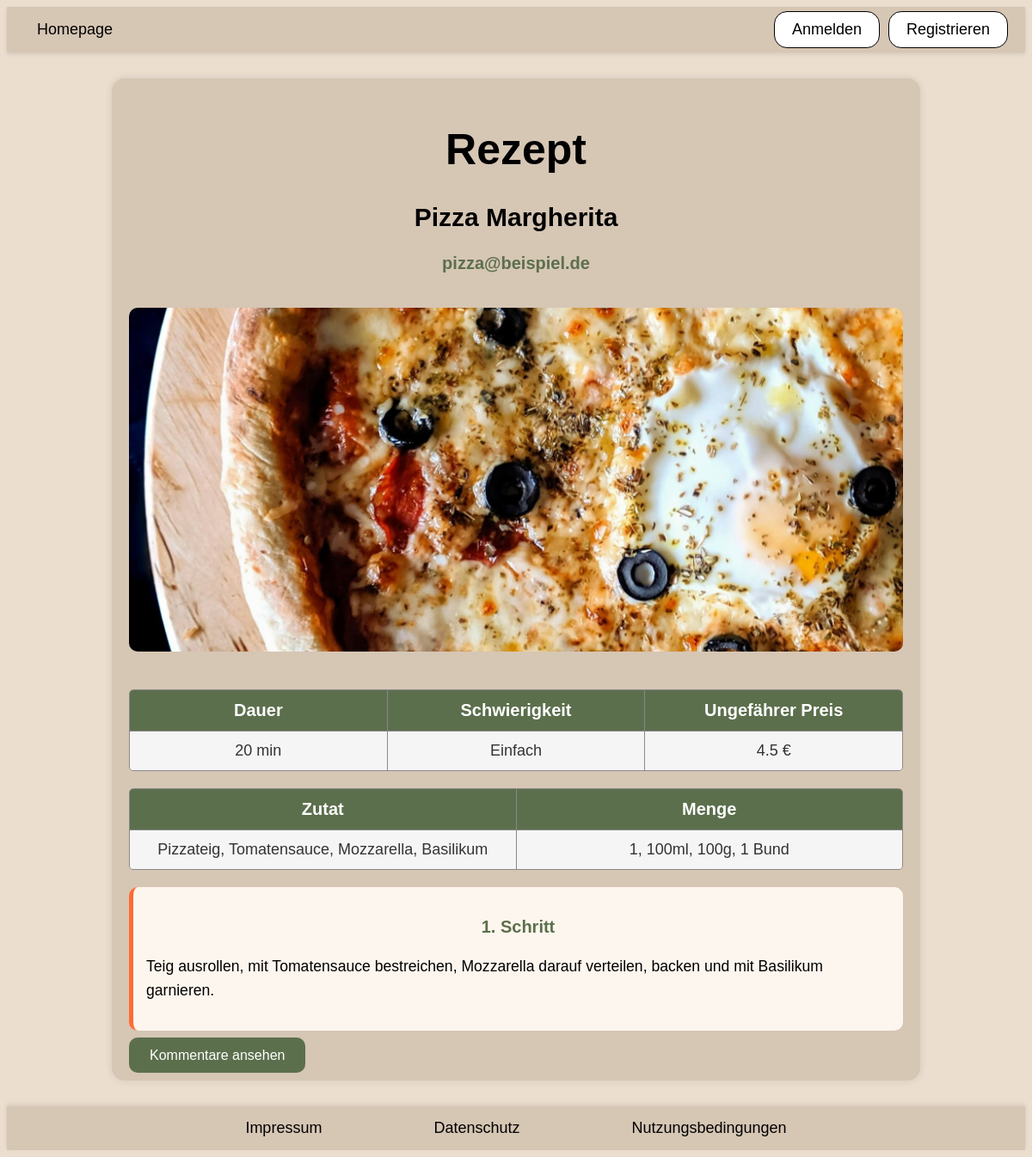
The page /rezept.php?id=1 on the database as committed earlier.
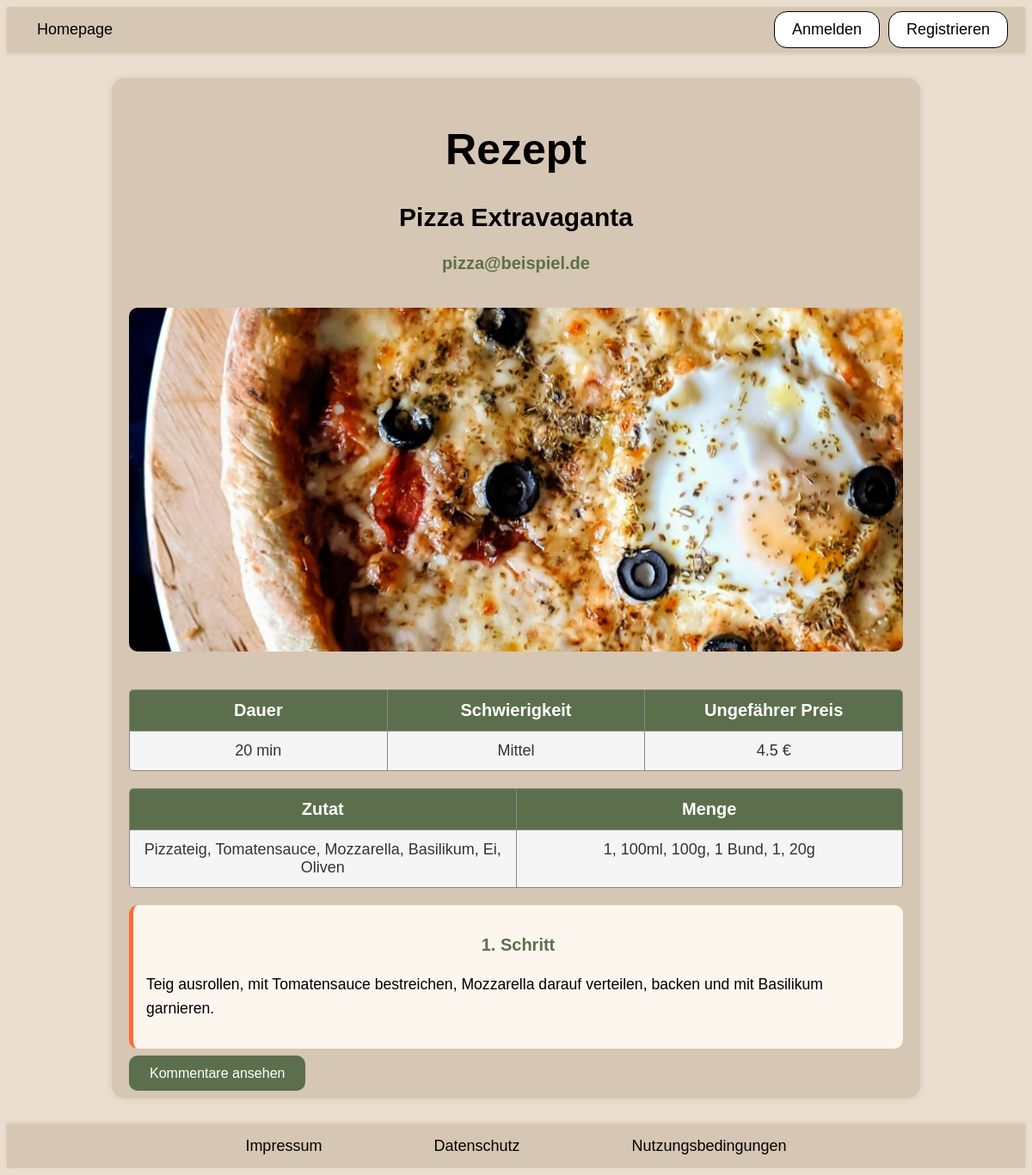
The same page on the database as committed later.
### tables this page shows
CREATE TABLE rezept (
                        id INTEGER PRIMARY KEY AUTOINCREMENT,
                        titel TEXT,
                        email TEXT,
                        kurzbeschreibung TEXT,
                        dauer INTEGER,
                        schwierigkeit TEXT,
                        preis REAL,
                        zutaten TEXT,
                        menge TEXT,
                        anleitung TEXT,
                        bild TEXT 
                    );

### rezept.php (called while the page is built, shortened)
<?php
require_once "php/controller/RezeptController.php";
$rezeptController = new RezeptController();
$entry = $rezeptController->readEntry();
require_once "php/view/RezeptEintrag-show.php";

### php/model/RezeptPDOSQLite.php (called while the page is built, shortened)
<?php
require_once "RezeptEintrag.php";
class RezeptPDOSQLite implements RezeptDAO
{
    private static $instance = null;
    public static function getInstance()
    {
        if (self::$instance === null) {
            self::$instance = new RezeptPDOSQLite();
        }
        return self::$instance;
    }
    public function readEntry($id){
        try{
            $db = $this->getConnection();
            return $this->getEntry($id, $db);
        } catch (PDOException $exc) {
            throw new InternalErrorException();
        }
    }
    public function getEntry($id, $db){
        try {
            $sql = "SELECT * FROM rezept WHERE id=:id LIMIT 1";
            $command = $db->prepare($sql);
            if (!$command->execute([":id" => $id])) {
                throw new InternalErrorException();
            }
            $result = $command->fetchAll();
            $entry = $result[0];
            return new RezeptEintrag(
            $entry["id"],
            $entry["titel"],
            $entry["email"],
            $entry["kurzbeschreibung"],
            $entry["dauer"],
            $entry["schwierigkeit"],
            $entry["preis"],
            $entry["zutaten"],
            $entry["menge"],
            $entry["anleitung"],
            $entry["bild"]);
        } catch (PDOException $exc) {
            throw new InternalErrorException();
        }
    }
    private function getConnection()
    {
        try {
            $user = 'root';
            $pw = null;
            $dsn = 'sqlite:db/rezept.db';
            $db = new PDO($dsn, $user, $pw);
            $db->exec("PRAGMA foreign_keys = ON;");
            return $db;
        } catch (PDOException $e) {
            throw new InternalErrorException();
        }
    }
}

### php/model/Rezept.php (called while the page is built, shortened)
<?php
require_once "php/model/RezeptPDOSQLite.php";
class Rezept{
    public static function getInstance(){
        return RezeptPDOSQLite::getInstance();
    }
}
?>

### php/controller/RezeptController.php (called while the page is built, shortened)
<?php
require_once "php/model/RezeptEintrag.php";
require_once "php/model/Rezept.php";
class RezeptController
{
    public function readEntry()
    {
        try {
            $id = intval($_GET["id"]);
            $rezept = Rezept::getInstance();
            $entry = $rezept->readEntry($id);
            return $entry;
        } catch (MissingEntryException $exc) {
            $this->handleMissingEntryException();
        } catch (InternalErrorException $exc) {
            $this->handleInternalErrorException();
        }
    }
}

### php/model/RezeptEintrag.php (called while the page is built, shortened)
<?php
class RezeptEintrag
{
    private $id;
    private $titel;
    private $email;
    private $dauer;
    private $schwierigkeit;
    private $preis;
    private $zutaten;
    private $menge;
    private $anleitung;
    private $bild;
    public function __construct($id, $titel, $email, $kurzbeschreibung, $dauer, $schwierigkeit, $preis, $zutaten, $menge, $anleitung, $bild)
    {
        $this->id = $id;
        $this->titel = $titel;
        $this->email = $email;
        $this->dauer = $dauer;
        $this->schwierigkeit = $schwierigkeit;
        $this->preis = $preis;
        $this->zutaten = $zutaten;
        $this->menge = $menge;
        $this->anleitung = $anleitung;
        $this->bild = $bild;
    }
    public function getId()
    {
        return $this->id;
    }
    public function getTitel()
    {
        return $this->titel;
    }
    public function getEmail()
    {
        return $this->email;
    }
    public function getDauer()
    {
        return $this->dauer;
    }
    public function getSchwierigkeit()
    {
        return $this->schwierigkeit;
    }
    public function getPreis()
    {
        return $this->preis;
    }
    public function getZutaten()
    {
        return $this->zutaten;
    }
    public function getMenge()
    {
        return $this->menge;
    }
    public function getAnleitung()
    {
        return $this->anleitung;
    }
    public function getBild()
    {
        return $this->bild;
    }
}

### php/view/rezeptEintrag-show.php (the view, shortened to what this page needs)
<?php
require_once "php/include/head.php";
?>
<body>
    <?php
    require_once "php/include/header.php";
    ?>
    <main class="rezept-container">
        <h1>Rezept</h1>
        <h2>
            <?= htmlspecialchars($entry->getTitel()) ?>
        </h2>
        <h3>
            <?= htmlspecialchars($entry->getEmail()) ?>
        </h3>
        <img
            src="images/<?= htmlspecialchars($entry->getBild()) ?>"
            alt="Bild von <?= htmlspecialchars($entry->getTitel()) ?>"
            title="<?= htmlspecialchars($entry->getTitel()) ?>"
            class="rezept-bild" />
        <div class="table-container info-table">
            <div class="table-header">
                <div>Dauer</div>
                <div>Schwierigkeit</div>
                <div>Ungefährer Preis</div>
            </div>
            <div class="table-row">
                <div class="table-cell"><?= htmlspecialchars($entry->getDauer()) ?> min</div>
                <div class="table-cell"><?= htmlspecialchars($entry->getSchwierigkeit()) ?></div>
                <div class="table-cell"><?= htmlspecialchars($entry->getPreis()) ?> €</div>
            </div>
        </div>
        <div class="table-container">
            <div class="table-header">
                <div>Zutat</div>
                <div>Menge</div>
            </div>
            <div class="table-row">
                <div>
                    <?= htmlspecialchars($entry->getZutaten()) ?>
                </div>
                <div>
                    <?= htmlspecialchars($entry->getMenge()) ?>
                </div>
            </div>
        </div>
        <div class="rezept-schritt">
            <h3>1. Schritt</h3>
            <p>
                <?= htmlspecialchars($entry->getAnleitung()) ?>
            </p>
        </div>
        <a href="kommentare.php?id=<?= urlencode($entry->getId()) ?>" class="rezept-button">Kommentare ansehen </a>
    </main>
    <?php
    include_once "php/include/footer.php"
    ?>
</body>
</html>

### php/include/head.php (shortened to what this page needs)
<!DOCTYPE html>
<html lang="de">
<head>
    <link rel="stylesheet" href="css/main.css" />
</head>

### php/include/header.php (shortened to what this page needs)
<header class="header">
  <nav class="navbar">
    <ul class="left-links">
      <li><a href="index.php">Homepage</a></li>
    </ul>
    <ul class="right-buttons">
      <?php if (isset($_SESSION["loggedin"]) && $_SESSION["loggedin"] == true) { ?>
        <li><a href="abmeldung.php" class="button-link">Abmelden</a></li>
      <?php } else { ?>
        <li><a href="anmeldung.php" class="button-link">Anmelden</a></li>
        <li><a href="registrierung.php" class="button-link">Registrieren</a></li>
      <?php } ?>
    </ul>
  </nav>
</header>

### php/include/footer.php
<footer class="footer">
  <nav class="footer-nav">
    <ul>
      <li><a href="impressum.php">Impressum</a></li>
      <li><a href="datenschutz.php">Datenschutz</a></li>
      <li><a href="nutzungsbedingungen.php">Nutzungsbedingungen</a></li>
    </ul>
  </nav>
</footer>

### css/index.css (style rules this page uses)
body { background-color: rgb(235, 222, 207);; font-family: sans-serif; }
h1 { color: Black; font-family: sans-serif; font-size: 50px; text-align: center; }

### css/header.css (style rules this page uses)
.header { position: sticky; top: 0; z-index: 1000; width: 100%; box-shadow: 0 2px 5px rgba(0, 0, 0, 0.1); background-color: #D6C6B4; }
.navbar { display: flex; justify-content: space-between; align-items: center; padding: 1px 20px; }
.navbar .left-links { display: flex; list-style: none; padding: 0; margin: 0; }
.navbar .left-links li { margin-right: 25px; }
.navbar .left-links li a { color: black; text-decoration: none; display: block; text-align: center; font-size: large; padding: 15px; }
.navbar .right-buttons { display: flex; list-style: none; padding: 0; margin: 0; }
.navbar .right-buttons li { margin-left: 10px; }
.navbar .right-buttons li a { display: inline-block; padding: 10px 20px; background-color: white; color: black; font-size: large; text-decoration: none; border-radius: 15px; border: 1px solid black; }
@media (min-width: 1025px) and (max-width: 1440px) { .left-links a, .right-buttons a { font-size: 1.2rem; } }

### css/footer.css (style rules this page uses)
.footer { width: 100%; background-color: #D6C6B4; box-shadow: 0 -2px 5px rgba(0, 0, 0, 0.1); position: relative; bottom: 0; margin-top: 20px; }
.footer-nav ul { display: flex; justify-content: center; align-items: center; list-style: none; margin: 0; padding: 0; gap: 100px; }
.footer-nav li a { color: black; text-decoration: none; font-size: large; padding: 15px; display: block; border-radius: 8px; }

### css/rezept.css (style rules this page uses)
.rezept-container { max-width: 900px; margin: 30px auto; background-color: #D6C6B4; padding: 20px; border-radius: 15px; box-shadow: 0 0 10px rgba(0, 0, 0, 0.1); }
.rezept-container h2 { color: black; text-align: center; font-family: sans-serif; font-size: 30px; }
.rezept-container h3 { color: #5C6F4D; text-align: center; font-family: sans-serif; font-size: 20px; }
.rezept-container p, .rezept-container li { font-size: 1.1em; line-height: 1.6; font-family: sans-serif; }
.rezept-schritt { background-color: #fdf6ee; border-left: 5px solid #FF6B35; padding: 15px; margin: 20px 0; border-radius: 10px; }
.rezept-bild { width: 100%; max-height: 400px; object-fit: cover; border-radius: 10px; margin: 20px 0; }
.rezept-button { background-color: #5C6F4D; color: white; border: none; padding: 12px 24px; border-radius: 10px; font-size: 16px; text-decoration: none; cursor: pointer; transition: 0.3s ease; }
.table-container { display: flex; flex-direction: column; margin: 20px 0; border: 1px solid #888; border-radius: 5px; overflow: hidden; font-family: sans-serif; }
.table-header, .table-row { display: flex; justify-content: space-between; text-align: center; }
.table-header { background-color: #5C6F4D; color: white; font-weight: bold; font-size: 20px; }
.table-header div, .table-row div { flex: 1; padding: 12px; border-right: 1px solid #888; }
.table-header div:last-child, .table-row div:last-child { border-right: none; }
.table-row { background-color: #f5f5f5; color: #333; border-top: 1px solid #888; font-size: 18px; }

Rows that differ between the two databases and show on the page:
changed rezept "pizza@beispiel.de": titel "Pizza Margherita" → "Pizza Extravaganta"; schwierigkeit "Einfach" → "Mittel"; zutaten "Pizzateig, Tomatensauce, Mozzarella, Basilikum" → "Pizzateig, Tomatensauce, Mozzarella, Basilikum, Ei, Oliven"; menge "1, 100ml, 100g, 1 Bund" → "1, 100ml, 100g, 1 Bund, 1, 20g"
